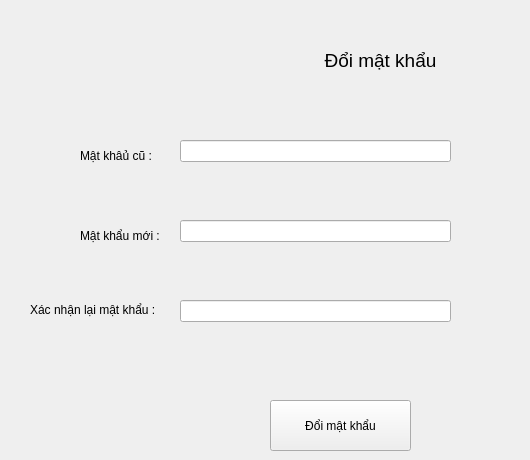
      <widget class="QWidget" name="matkhaupage">
       <widget class="QLabel" name="label_11">
        <property name="geometry">
         <rect>
          <x>240</x>
          <y>20</y>
          <width>281</width>
          <height>81</height>
         </rect>
        </property>
        <property name="font">
         <font>
          <pointsize>14</pointsize>
         </font>
        </property>
        <property name="text">
         <string>Đổi mật khẩu</string>
        </property>
        <property name="alignment">
         <set>Qt::AlignCenter</set>
        </property>
       </widget>
       <widget class="QLabel" name="label_12">
        <property name="geometry">
         <rect>
          <x>80</x>
          <y>140</y>
          <width>91</width>
          <height>31</height>
         </rect>
        </property>
        <property name="text">
         <string>Mật khâủ cũ :</string>
        </property>
       </widget>
       <widget class="QLabel" name="label_13">
        <property name="geometry">
         <rect>
          <x>80</x>
          <y>220</y>
          <width>91</width>
          <height>31</height>
         </rect>
        </property>
        <property name="text">
         <string>Mật khẩu mới :</string>
        </property>
       </widget>
       <widget class="QLabel" name="label_14">
        <property name="geometry">
         <rect>
          <x>30</x>
          <y>300</y>
          <width>141</width>
          <height>20</height>
         </rect>
        </property>
        <property name="text">
         <string>Xác nhận lại mật khẩu :</string>
        </property>
       </widget>
       <widget class="QPushButton" name="xacnhanbtn">
        <property name="geometry">
         <rect>
          <x>270</x>
          <y>400</y>
          <width>141</width>
          <height>51</height>
         </rect>
        </property>
        <property name="text">
         <string>Đổi mật khẩu</string>
        </property>
       </widget>
       <widget class="QLineEdit" name="mkcutext">
        <property name="geometry">
         <rect>
          <x>180</x>
          <y>140</y>
          <width>271</width>
          <height>22</height>
         </rect>
        </property>
       </widget>
       <widget class="QLineEdit" name="mkmoitext">
        <property name="geometry">
         <rect>
          <x>180</x>
          <y>220</y>
          <width>271</width>
          <height>22</height>
         </rect>
        </property>
       </widget>
       <widget class="QLineEdit" name="xacnhanmktext">
        <property name="geometry">
         <rect>
          <x>180</x>
          <y>300</y>
          <width>271</width>
          <height>22</height>
         </rect>
        </property>
       </widget>
      </widget>
